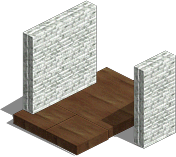
#> input picture data/3x3wk.png, 176 x 157 px
$ python -i terrain_probe.py   (imports and definitions only)
#> lines starting #> are read from the running program, lines starting #| are printed output that depends on the picture
### game_paths.py
# -*- coding: utf-8 -*-
"""Resolve tiles/tables: local game folder, or the vendored copy in this repo."""
from __future__ import annotations

import json
import os
from pathlib import Path

ROOT = Path(__file__).resolve().parent
BUNDLED_GAME = ROOT / "vendor" / "game"


def _looks_like_game(path: Path) -> bool:
    return (path / "sourceCode" / "leo" / "rcex" / "maps" / "tile").is_dir()


def game_root() -> Path:
    env = (os.environ.get("MANOR_GAME_ROOT") or "").strip().strip('"')
    if env:
        p = Path(env)
        if _looks_like_game(p):
            return p.resolve()
    cfg_json = ROOT / "config.json"
    if cfg_json.is_file():
        try:
            data = json.loads(cfg_json.read_text(encoding="utf-8"))
            raw = str(data.get("gameRoot") or data.get("game_root") or "").strip().strip('"')
            if raw:
                p = Path(raw)
                if _looks_like_game(p):
                    return p.resolve()
        except (OSError, ValueError, json.JSONDecodeError):
            pass
    cfg = ROOT / "game_root.txt"
    if cfg.is_file():
        line = cfg.read_text(encoding="utf-8").strip().strip('"')
        if line:
            p = Path(line)
            if _looks_like_game(p):
                return p.resolve()
    if _looks_like_game(BUNDLED_GAME):
        return BUNDLED_GAME.resolve()
    sibling = ROOT.parent / "浪漫庄园"
    if _looks_like_game(sibling):
        return sibling.resolve()
    return BUNDLED_GAME


GAME = game_root()
TILE = GAME / "sourceCode" / "leo" / "rcex" / "maps" / "tile"
BDESIGN_RES = GAME / "sourceCode" / "leo" / "rcex" / "svr" / "bdesign"
BDESIGN_IMGS = GAME / "sourceCode" / "leo" / "rcsys" / "svr" / "bdesign" / "imgs"
BDESIGN_ITEM = GAME / "sourceCode" / "leo" / "rcsys" / "svr" / "bdesign" / "item"
RCITEM = GAME / "sourceCode" / "leo" / "rcitem"
MAPDESIGN = GAME / "sourceCode" / "leo" / "rcsys" / "svr" / "mapdesign"
LAUNCHER = GAME / "launcher" / "rc3.exe"

### tools/terrain_probe.py
# -*- coding: utf-8 -*-
"""Measure c01 against the original client and render three probe models.

NumPy is optional.  With it, scale/phase search uses FFT normalized
cross-correlation; without it, the script falls back to Pillow operations.
Only the JSON report is written.
"""
from __future__ import annotations

import argparse
import json
import math
import statistics
import sys
from collections import deque
from datetime import datetime, timezone
from pathlib import Path
from typing import Any, Iterable

from PIL import Image, ImageChops, ImageStat

try:
    import numpy as np
except ImportError:  # Explicitly supported Pillow-only path.
    np = None


ROOT = Path(__file__).resolve().parents[1]
sys.path.insert(0, str(ROOT))
from game_paths import GAME
DEFAULT_REFERENCE = Path(
    r"C:\Users\Corona\.cursor\projects\d-game\assets"
    r"\c__Users_Corona_AppData_Roaming_Cursor_User_workspaceStorage_"
    r"8c9a4b31b7097a8ef99558b2459f6fb2_images_image-1112c88d-59e2-4c43-860d-703b14148d4f.jpg"
)
DEFAULT_SOURCE = GAME / "sourceCode" / "leo" / "rcex" / "maps" / "tile" / "maptexture" / "c01.jpg"
DEFAULT_LIGHT = GAME / "sourceCode" / "leo" / "rcex" / "maps" / "tile" / "maptexture" / "990000.jpg"
DEFAULT_OUTPUT = ROOT / "data" / "terrain_probe_metrics.json"

VIEW_SIZE = (512, 320)
TILE_W, TILE_H = 64, 32
DIAMOND_W, DIAMOND_H = 65, 33
LAGS = (32, 64, 128, 256)
SCALES = tuple(round(0.50 + i * 0.05, 2) for i in range(31))

try:
    RESAMPLE_NEAREST = Image.Resampling.NEAREST
    RESAMPLE_BILINEAR = Image.Resampling.BILINEAR
except AttributeError:  # Pillow < 9
    RESAMPLE_NEAREST = Image.NEAREST
    RESAMPLE_BILINEAR = Image.BILINEAR


def open_rgb(path: Path) -> Image.Image:
    with Image.open(path) as image:
        return image.convert("RGB")


# [26 lines left out: functions reference_crops, tiled, not called in this run]


def diamond_spans() -> tuple[tuple[int, int], ...]:
    spans = []
    for row in range(DIAMOND_H):
        width = 1 + 4 * (row if row <= 16 else 32 - row)
        spans.append(((DIAMOND_W - width) // 2, width))
#> further down, picture is the input picture: PIL image 176x157 RGBA; mean R, G, B, A 86.8, 82.3, 75.4, 146.4
    return tuple(spans)


SPANS = diamond_spans()


# [152 lines left out: functions make_diamond, render_iso, imported_variants, stable_hash, render_engine_variants, apply_light, not called in this run]


def grayscale_values(image: Image.Image) -> list[int]:
    return list(image.convert("L").getdata())


# [25 lines left out: function axis_correlation_pillow, not called in this run]


def axis_correlation(image: Image.Image, lag: int, axis: str) -> float | None:
    if np is None:
        return axis_correlation_pillow(image, lag, axis)
    values = np.asarray(image.convert("L"), dtype=np.float32)
    if axis == "x":
        if lag >= values.shape[1]:
            return None
        a, b = values[:, :-lag], values[:, lag:]
    else:
        if lag >= values.shape[0]:
            return None
        a, b = values[:-lag, :], values[lag:, :]
    a = a - float(a.mean())
    b = b - float(b.mean())
    denom = float(np.sqrt(np.sum(a * a) * np.sum(b * b)))
    return float(np.sum(a * b) / denom) if denom else 0.0


def seam_ratio(image: Image.Image, period: int, axis: str) -> float | None:
    """Boundary jump divided by ordinary adjacent-pixel jump."""
    rgb = image.convert("RGB")
    w, h = rgb.size
    pixels = rgb.load()
    if (axis == "x" and period >= w) or (axis == "y" and period >= h):
        return None
    boundaries: list[float] = []
    ordinary: list[float] = []

    def delta(a: tuple[int, ...], b: tuple[int, ...]) -> float:
        return sum(abs(a[i] - b[i]) for i in range(3)) / 3.0

    if axis == "x":
        for y in range(0, h, 2):
            for x in range(1, w):
                value = delta(pixels[x - 1, y], pixels[x, y])
                (boundaries if x % period == 0 else ordinary).append(value)
    else:
        for y in range(1, h):
            target = boundaries if y % period == 0 else ordinary
            for x in range(0, w, 2):
                target.append(delta(pixels[x, y - 1], pixels[x, y]))
    if not boundaries or not ordinary:
        return None
    baseline = statistics.fmean(ordinary)
    return statistics.fmean(boundaries) / baseline if baseline else 0.0


def periodicity(image: Image.Image) -> dict[str, Any]:
    lags: dict[str, dict[str, float | None]] = {}
    seams: dict[str, dict[str, float | None]] = {}
    for lag in LAGS:
        lags[str(lag)] = {
            axis: rounded(axis_correlation(image, lag, axis))
            for axis in ("x", "y")
        }
        seams[str(lag)] = {
            axis: rounded(seam_ratio(image, lag, axis))
            for axis in ("x", "y")
        }
#> this loop made 4 passes
#> pass 1, in seam_ratio, `rgb = image.convert("RGB")`:
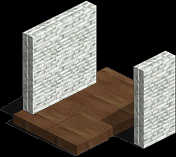
#> rgb: PIL image 176x157 RGB; mean R, G, B 86.8, 82.3, 75.4
#> after the loop, lags = 4 items; seams = 4 items
    return {"lags": lags, "seam_ratios": seams}


def yellow_mask(image: Image.Image) -> bytearray:
    rgb = image.convert("RGB")
    mask = bytearray(image.width * image.height)
    values = (
        rgb.get_flattened_data()
        if hasattr(rgb, "get_flattened_data")
        else rgb.getdata()
    )
    for index, (red, green, blue) in enumerate(values):
        # Same detector used by the browser atlas classifier.
        if red > 120 and green > 100 and blue < 100 and red > blue + 35:
            mask[index] = 1
    return mask


def yellow_statistics(image: Image.Image) -> dict[str, Any]:
    w, h = image.size
#> w = 176; h = 157
    mask = yellow_mask(image)
    pixel_count = sum(mask)
#> pixel_count = 1
    clusters: list[dict[str, Any]] = []
    for index in range(len(mask)):
        if not mask[index]:
            continue
        queue = deque([index])
        mask[index] = 0
        area = 0
        sum_x = 0
        sum_y = 0
        while queue:
            current = queue.popleft()
            y, x = divmod(current, w)
            area += 1
            sum_x += x
            sum_y += y
            for ny in range(max(0, y - 1), min(h, y + 2)):
                row = ny * w
                for nx in range(max(0, x - 1), min(w, x + 2)):
                    neighbor = row + nx
                    if mask[neighbor]:
                        mask[neighbor] = 0
                        queue.append(neighbor)
        if area >= 2:
            clusters.append({
                "area": area,
                "centroid": [rounded(sum_x / area, 2), rounded(sum_y / area, 2)],
            })
#> after the loop, clusters = []
    centers = [item["centroid"] for item in clusters]
#> centers = []
    nearest = []
    for i, first in enumerate(centers):
        distances = [
            math.hypot(first[0] - second[0], first[1] - second[1])
            for j, second in enumerate(centers)
            if i != j
        ]
        if distances:
            nearest.append(min(distances))
#> this loop made 0 passes
#> after the loop, nearest = []
    areas = [item["area"] for item in clusters]
#> areas = []
    megapixels = (w * h) / 1_000_000
#> megapixels = 0.0276
    return {
        "pixel_count": pixel_count,
        "pixel_density_per_megapixel": rounded(pixel_count / megapixels, 2),
        "cluster_count": len(clusters),
        "cluster_density_per_megapixel": rounded(len(clusters) / megapixels, 2),
        "cluster_area_median": rounded(statistics.median(areas), 2) if areas else None,
        "nearest_neighbor_median": rounded(statistics.median(nearest), 2) if nearest else None,
        "clusters": clusters,
    }


def texture_statistics(image: Image.Image) -> dict[str, float]:
    stats = ImageStat.Stat(image.convert("L"))
    return {
        "luma_mean": rounded(stats.mean[0]),
        "luma_stddev": rounded(stats.stddev[0]),
    }


# [92 lines left out: functions scale_search_numpy, scale_search_pillow, scale_search, not called in this run]


def image_metrics(image: Image.Image) -> dict[str, Any]:
    return {
        "size": list(image.size),
        "texture": texture_statistics(image),
        "periodicity": periodicity(image),
        "yellow": yellow_statistics(image),
    }


# [27 lines left out: function feature_distance, not called in this run]


def rounded(value: float | None, digits: int = 5) -> float | None:
    return None if value is None else round(float(value), digits)


# [143 lines left out: functions parse_args, main, not called in this run]


# [2 lines not run here, left out]

>>> from PIL import Image
>>> picture = Image.open('../data/3x3wk.png')
>>> result = image_metrics(picture)
#> result = 4 items

$ run again, on data/board_base_0.png
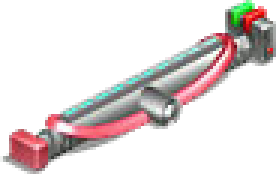
#> input picture data/board_base_0.png, 92 x 58 px (shown 3 times larger)
#> picture is the input picture: PIL image 92x58 RGBA; mean R, G, B, A 46, 37.5, 37.2, 70.8
#> the loop in periodicity, `for lag in LAGS:` made 4 passes
#> pass 1, in seam_ratio, `rgb = image.convert("RGB")`:
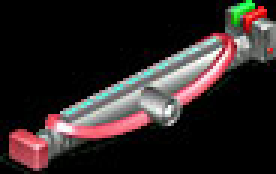
#> rgb: PIL image 92x58 RGB (shown 3 times larger); mean R, G, B 46, 37.5, 37.2
#> after the loop in periodicity, `for lag in LAGS:`: lags = 4 items
#> in yellow_statistics, `w, h = image.size`: w = 92; h = 58
#> pixel_count = 3
#> after the loop in yellow_statistics, `for index in range(len(mask)):`: clusters = []
#> megapixels = 0.00534
#> result = 4 items

$ run again, on data/board_base_1.png
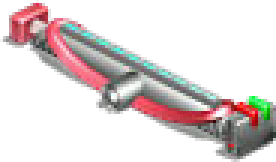
#> input picture data/board_base_1.png, 92 x 54 px (shown 3 times larger)
#> picture is the input picture: PIL image 92x54 RGBA; mean R, G, B, A 48.4, 39.1, 38.5, 76.4
#> the loop in periodicity, `for lag in LAGS:` made 4 passes
#> pass 1, in seam_ratio, `rgb = image.convert("RGB")`:
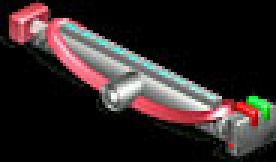
#> rgb: PIL image 92x54 RGB (shown 3 times larger); mean R, G, B 48.4, 39.1, 38.5
#> after the loop in periodicity, `for lag in LAGS:`: lags = 4 items
#> in yellow_statistics, `w, h = image.size`: w = 92; h = 54
#> the loop in yellow_mask, `for index, (red, green, blue) in enumerate(values):` made 4968 passes
#> (red, green, blue) on passes 1 to 3: (0, 8, 5), (0, 1, 0), (3, 0, 0)
#> pixel_count = 1
#> after the loop in yellow_statistics, `for index in range(len(mask)):`: clusters = []
#> megapixels = 0.00497
#> result = 4 items

$ run again, on data/board_highlight.png
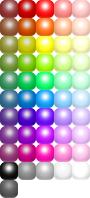
#> input picture data/board_highlight.png, 90 x 198 px
#> picture is the input picture: PIL image 90x198 RGBA; mean R, G, B, A 180.7, 162.8, 163.9, 218.4
#> the loop in periodicity, `for lag in LAGS:` made 4 passes
#> pass 1, in seam_ratio, `rgb = image.convert("RGB")`:
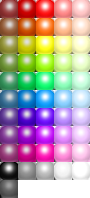
#> rgb: PIL image 90x198 RGB; mean R, G, B 180.7, 162.8, 163.9
#> after the loop in periodicity, `for lag in LAGS:`: lags = 4 items
#> in yellow_statistics, `w, h = image.size`: w = 90; h = 198
#> the loop in yellow_mask, `for index, (red, green, blue) in enumerate(values):` made 17820 passes
#> (red, green, blue) on passes 1 to 3: (213, 206, 206), (202, 186, 186), (137, 47, 47)
#> pixel_count = 1502
#> the loop in yellow_statistics, `for index in range(len(mask)):` made 17820 passes
#> after the loop in yellow_statistics, `for index in range(len(mask)):`: clusters = 7 items
#> centers = [[2.5, 18], [8.97, 24.27], [15.5, 18], [19, 18.33], [32.14, 47.53], [26.45, 23.86], [54, 34.5]]
#> the loop in yellow_statistics, `for i, first in enumerate(centers):` made 7 passes
#> (first, distances) on passes 1 to 7: ([2.5, 18], [9.01, 13, 16.5, 41.84, 24.66, 54.08]), ([8.97, 24.27], [9.01, 9.05, 11.66, 32.83, 17.48, 46.18]), ([15.5, 18], [13, 9.05, 3.52, 33.9, 12.42, 41.89]), ([19, 18.33], [16.5, 11.66, 3.52, 32.02, 9.28, 38.55]), ([32.14, 47.53], [41.84, 32.83, 33.9, 32.02, 24.34, 25.45]), ([26.45, 23.86], [24.66, 17.48, 12.42, 9.28, 24.34, 29.53]), ([54, 34.5], [54.08, 46.18, 41.89, 38.55, 25.45, 29.53])
#> after the loop in yellow_statistics, `for i, first in enumerate(centers):`: nearest = [9.01, 9.01, 3.52, 3.52, 24.34, 9.28, 25.45]
#> areas = [2, 64, 2, 3, 1370, 56, 2]
#> megapixels = 0.0178
#> result = 4 items
